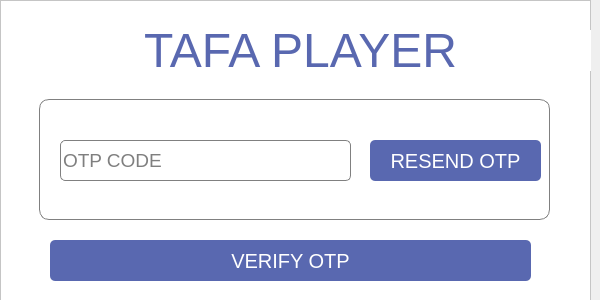
<?xml version="1.0" encoding="UTF-8"?>
<ui version="4.0">
 <class>verifyOtpForm</class>
 <widget class="QWidget" name="verifyOtpForm">
  <property name="geometry">
   <rect>
    <x>0</x>
    <y>0</y>
    <width>600</width>
    <height>300</height>
   </rect>
  </property>
  <property name="maximumSize">
   <size>
    <width>600</width>
    <height>300</height>
   </size>
  </property>
  <property name="windowTitle">
   <string>Tafa Player Verify Otp</string>
  </property>
  <widget class="QWidget" name="verticalLayoutWidget">
   <property name="geometry">
    <rect>
     <x>0</x>
     <y>0</y>
     <width>591</width>
     <height>331</height>
    </rect>
   </property>
   <layout class="QVBoxLayout" name="verticalLayout">
    <item>
     <widget class="QFrame" name="frame">
      <property name="styleSheet">
       <string notr="true">background: white;</string>
      </property>
      <property name="frameShape">
       <enum>QFrame::StyledPanel</enum>
      </property>
      <property name="frameShadow">
       <enum>QFrame::Raised</enum>
      </property>
      <widget class="QLineEdit" name="otpCodeInput">
       <property name="geometry">
        <rect>
         <x>60</x>
         <y>140</y>
         <width>291</width>
         <height>41</height>
        </rect>
       </property>
       <property name="font">
        <font>
         <family>Microsoft Sans Serif</family>
         <pointsize>14</pointsize>
        </font>
       </property>
       <property name="styleSheet">
        <string notr="true">border-radius: 5px;
border: 1px solid gray;
color: black;</string>
       </property>
       <property name="inputMask">
        <string/>
       </property>
       <property name="text">
        <string/>
       </property>
       <property name="placeholderText">
        <string>OTP CODE</string>
       </property>
      </widget>
      <widget class="QPushButton" name="verifyOtpButton">
       <property name="geometry">
        <rect>
         <x>50</x>
         <y>240</y>
         <width>481</width>
         <height>41</height>
        </rect>
       </property>
       <property name="font">
        <font>
         <family>Microsoft Sans Serif</family>
         <pointsize>15</pointsize>
        </font>
       </property>
       <property name="cursor">
        <cursorShape>PointingHandCursor</cursorShape>
       </property>
       <property name="styleSheet">
        <string notr="true">background: #5968B0;
color:white;
border: 0px;
border-radius:5px;</string>
       </property>
       <property name="text">
        <string>VERIFY OTP</string>
       </property>
      </widget>
      <widget class="QPushButton" name="resendOtpButton">
       <property name="geometry">
        <rect>
         <x>370</x>
         <y>140</y>
         <width>171</width>
         <height>41</height>
        </rect>
       </property>
       <property name="font">
        <font>
         <family>Microsoft Sans Serif</family>
         <pointsize>15</pointsize>
        </font>
       </property>
       <property name="cursor">
        <cursorShape>PointingHandCursor</cursorShape>
       </property>
       <property name="styleSheet">
        <string notr="true">background: #5968B0;
color:white;
border: 0px;
border-radius: 5px;</string>
       </property>
       <property name="text">
        <string>RESEND OTP</string>
       </property>
      </widget>
      <widget class="QLabel" name="label">
       <property name="geometry">
        <rect>
         <x>10</x>
         <y>30</y>
         <width>581</width>
         <height>41</height>
        </rect>
       </property>
       <property name="font">
        <font>
         <family>Microsoft Sans Serif</family>
         <pointsize>36</pointsize>
         <weight>50</weight>
         <italic>false</italic>
         <bold>false</bold>
        </font>
       </property>
       <property name="styleSheet">
        <string notr="true">color: #5968B0;</string>
       </property>
       <property name="text">
        <string>TAFA PLAYER</string>
       </property>
       <property name="alignment">
        <set>Qt::AlignCenter</set>
       </property>
      </widget>
      <widget class="QFrame" name="frame_2">
       <property name="geometry">
        <rect>
         <x>39</x>
         <y>99</y>
         <width>511</width>
         <height>121</height>
        </rect>
       </property>
       <property name="styleSheet">
        <string notr="true">border: 1px solid gray;
border-radius: 10px;
</string>
       </property>
       <property name="frameShape">
        <enum>QFrame::StyledPanel</enum>
       </property>
       <property name="frameShadow">
        <enum>QFrame::Raised</enum>
       </property>
      </widget>
      <zorder>frame_2</zorder>
      <zorder>otpCodeInput</zorder>
      <zorder>verifyOtpButton</zorder>
      <zorder>resendOtpButton</zorder>
      <zorder>label</zorder>
     </widget>
    </item>
   </layout>
  </widget>
 </widget>
 <resources/>
 <connections/>
</ui>
